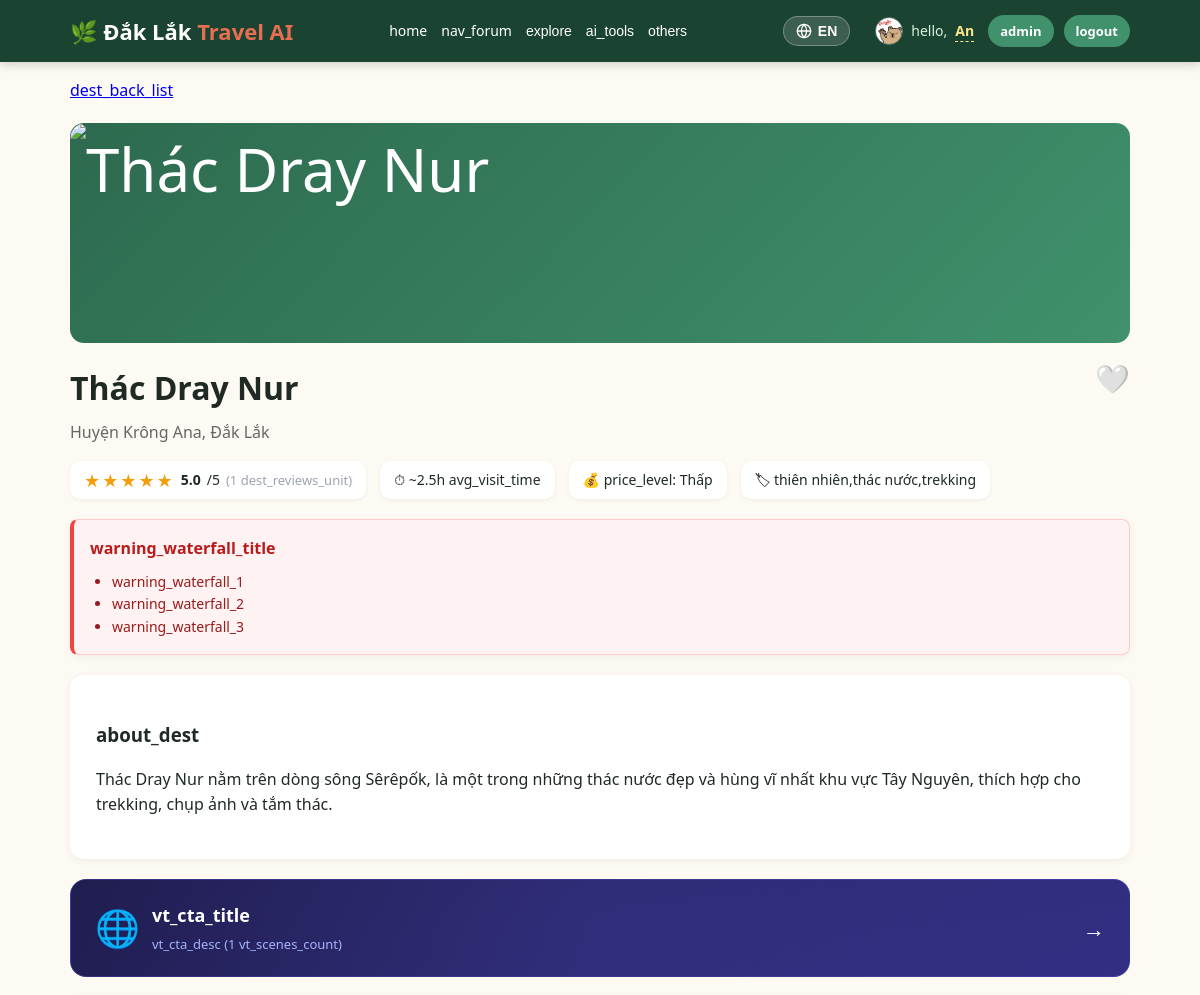
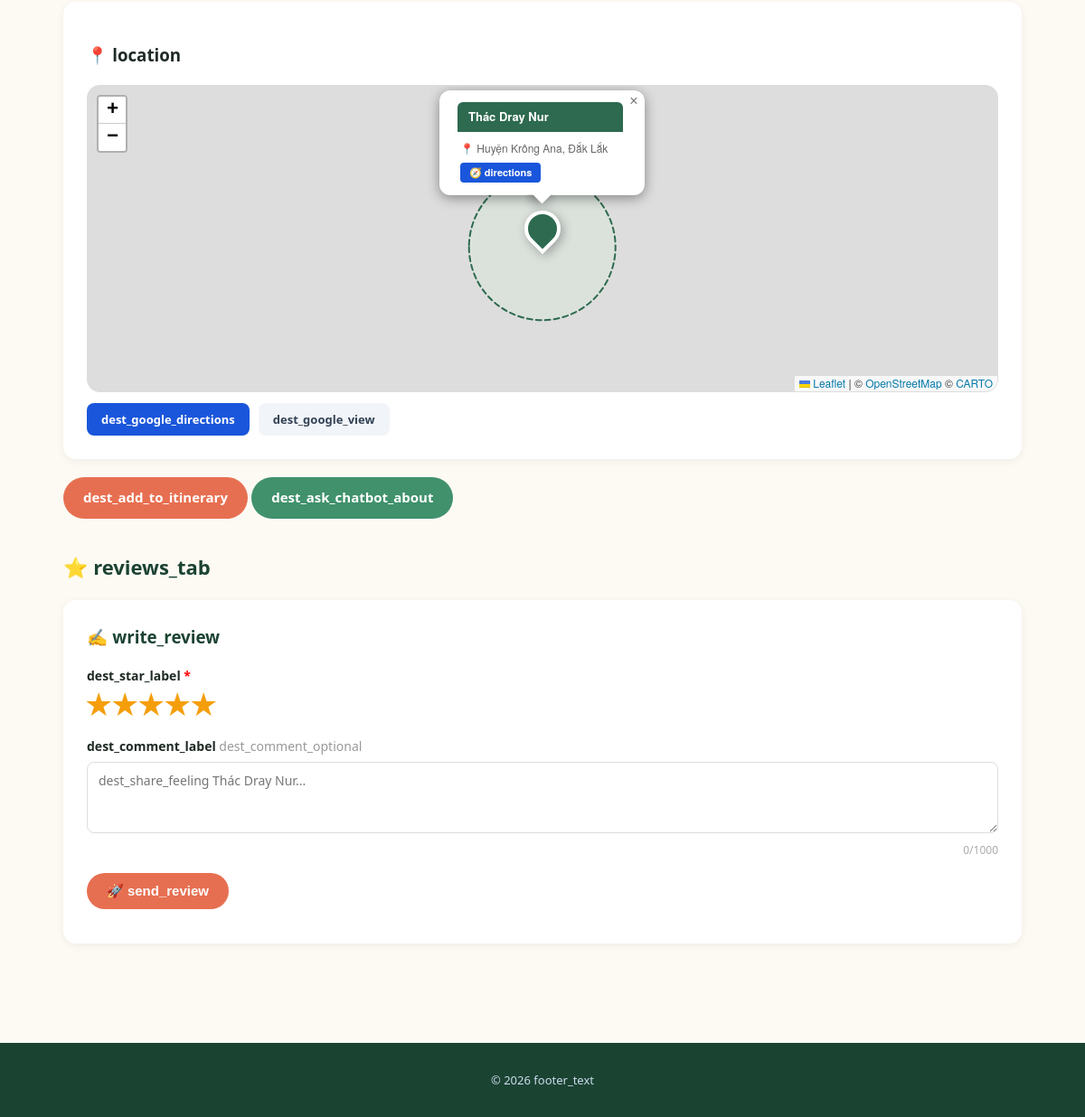
The app's page /destination.php?slug=thac-dray-nur (signed in) with its own data (2 pictures, top to bottom).
### tables this page shows
CREATE TABLE `destinations` (
  `id` int(11) NOT NULL,
  `category_id` int(11) DEFAULT NULL,
  `name` varchar(200) NOT NULL,
  `name_en` varchar(255) DEFAULT NULL,
  `slug` varchar(200) NOT NULL,
  `short_desc` varchar(500) DEFAULT NULL,
  `short_desc_en` text DEFAULT NULL,
  `description` text DEFAULT NULL,
  `description_en` text DEFAULT NULL,
  `address` varchar(255) DEFAULT NULL,
  `image_url` varchar(500) DEFAULT NULL,
  `image_360_url` varchar(500) DEFAULT NULL,
  `avg_visit_hours` decimal(4,1) DEFAULT 2.0,
  `price_level` enum('free','low','medium','high') DEFAULT 'low',
  `rating` decimal(2,1) DEFAULT 4.5,
  `latitude` decimal(10,6) DEFAULT NULL,
  `longitude` decimal(10,6) DEFAULT NULL,
  `virtual_tour_enabled` tinyint(1) NOT NULL DEFAULT 0,
  `virtual_tour_type` varchar(50) DEFAULT 'pannellum',
  `audio_guide_url` varchar(500) DEFAULT NULL,
  `tags` varchar(255) DEFAULT NULL,
  `created_at` timestamp NOT NULL DEFAULT current_timestamp()
);

### includes/functions.php (called while the page is built, shortened)
<?php
require_once __DIR__ . '/../config/db.php';
function __(string $key): string
{
    static $langArr = null;
    if ($langArr === null) {
        $langCode = $_SESSION['lang'] ?? 'vi';
        $langFile = __DIR__ . '/lang_' . $langCode . '.php';
        if (file_exists($langFile)) {
            $langArr = require $langFile;
        } else {
            $langArr = require __DIR__ . '/lang_vi.php';
        }
    }
    return $langArr[$key] ?? $key;
}
function url(string $path): string
{
    return BASE_URL . $path;
}
function e(?string $str): string
{
    return htmlspecialchars($str ?? '', ENT_QUOTES, 'UTF-8');
}
function priceLevelVi(?string $level): string
{
    $isEn = ($_SESSION['lang'] ?? 'vi') === 'en';
    return match(strtolower(trim($level ?? ''))) {
        'free'   => $isEn ? 'Free' : 'Miễn phí',
        'low'    => $isEn ? 'Low' : 'Thấp',
        'medium' => $isEn ? 'Medium' : 'Trung bình',
        'high'   => $isEn ? 'High' : 'Cao',
        default  => $level ?? '',
    };
}
function translateDbRow(array $row, array $fields): array
{
    return $row;
}
function getDestinationBySlug(string $slug): ?array
{
    $db = getDB();
    $stmt = $db->prepare("
        SELECT d.*,
               COALESCE(AVG(r.rating), d.rating)  AS display_rating,
               ROUND(AVG(r.rating), 1)             AS avg_rating,
               COUNT(r.id)                         AS review_count
        FROM destinations d
        LEFT JOIN reviews r ON r.destination_id = d.id
        WHERE d.slug = ?
        GROUP BY d.id
    ");
    $stmt->execute([$slug]);
    $row = $stmt->fetch();
    if ($row) {
        $row = translateDbRow($row, ['name', 'short_desc', 'description']);
    }
    return $row ?: null;
}
function currentUser(): ?array
{
    return $_SESSION['user'] ?? null;
}

### config/db.php (called while the page is built, shortened)
<?php
function getDB(): PDO
{
    static $pdo = null;
    if ($pdo === null) {
        $dsn = "mysql:host=" . DB_HOST . ";dbname=" . DB_NAME . ";charset=" . DB_CHARSET;
        $options = [
            PDO::ATTR_ERRMODE            => PDO::ERRMODE_EXCEPTION,
            PDO::ATTR_DEFAULT_FETCH_MODE => PDO::FETCH_ASSOC,
            PDO::ATTR_EMULATE_PREPARES   => false,
        ];
        try {
            $pdo = new PDO($dsn, DB_USER, DB_PASS, $options);
        } catch (PDOException $e) {
            die('Lỗi kết nối Database: ' . $e->getMessage());
        }
    }
    return $pdo;
}

### public/destination.php (the view, shortened to what this page needs)
<?php
require_once __DIR__ . '/../includes/functions.php';
$slug = $_GET['slug'] ?? '';
$d = getDestinationBySlug($slug);
include __DIR__ . '/../includes/header.php';
?>
<link rel="stylesheet" href="https://unpkg.com/leaflet@1.9.4/dist/leaflet.css" />
<p><a href="<?= url('/public/destinations.php') ?>"><?= __('dest_back_list') ?></a></p>
<div class="detail-hero">
  <?php if (!empty($d['image_url'])): ?>
    <img src="<?= e($d['image_url']) ?>" alt="<?= e($d['name']) ?>"
      style="width:100%;height:100%;object-fit:cover;border-radius:16px;">
  <?php else: ?>
    🌄
  <?php endif; ?>
</div>
<?php
$user = currentUser();
$isSaved = false;
if ($user) {
    $stmt = getDB()->prepare("SELECT id FROM wishlists WHERE user_id = ? AND destination_id = ?");
    $stmt->execute([$user['id'], $d['id']]);
    $isSaved = (bool)$stmt->fetch();
}
?>
<div style="display:flex; justify-content:space-between; align-items:flex-start; gap:20px;">
  <h1 style="margin:0;"><?= e($d['name']) ?></h1>
  <button id="wishlistBtn" onclick="toggleWishlist(<?= (int)$d['id'] ?>)"
          style="background:none; border:none; cursor:pointer; font-size:28px; padding:0; line-height:1.2; transition: transform 0.2s, color 0.2s; color: <?= $isSaved ? '#ef4444' : '#ccc' ?>;"
          title="<?= $isSaved ? __('remove_wishlist') : __('save_wishlist') ?>">
    <?= $isSaved ? '❤️' : '🤍' ?>
  </button>
</div>
<p style="color:#666; margin-top:8px;"><?= e($d['address']) ?></p>
<?php
$avgRating    = ($d['avg_rating'] !== null) ? (float)$d['avg_rating'] : null;
$reviewCount  = (int)($d['review_count'] ?? 0);
$fullStars    = $avgRating !== null ? (int) round($avgRating) : 0;
$starsHtml    = $avgRating !== null
    ? str_repeat('★', $fullStars) . str_repeat('☆', 5 - $fullStars)
    : '☆☆☆☆☆';
?>
<div class="meta-row">
  <div class="meta-item meta-rating">
    <?php if ($avgRating !== null): ?>
      <span class="meta-stars"><?= $starsHtml ?></span>
      <strong><?= number_format($avgRating, 1) ?></strong>/5
      <span class="meta-rev-count">(<?= $reviewCount ?> <?= __('dest_reviews_unit') ?>)</span>
    <?php else: ?>
      <span class="meta-stars-empty">☆☆☆☆☆</span>
      <span style="color:#aaa;font-size:13px;"><?= __('dest_no_reviews_yet') ?></span>
    <?php endif; ?>
  </div>
  <div class="meta-item">⏱ ~<?= e((string) $d['avg_visit_hours']) ?>h <?= __('avg_visit_time') ?></div>
  <div class="meta-item">💰 <?= __('price_level') ?>: <?= e(priceLevelVi($d['price_level'])) ?></div>
  <?php if ($d['tags']): ?>
    <div class="meta-item">🏷 <?= e($d['tags']) ?></div>
  <?php endif; ?>
</div>
<?php
$warningHtml = '';
switch ((int)$d['category_id']) {
    case 1:
        $warningHtml = '<div style="background:#fef2f2; border:1px solid #fecaca; border-left:4px solid #ef4444; padding:16px; border-radius:8px; margin:20px 0; box-shadow: 0 2px 8px rgba(0,0,0,0.05);">
            <strong style="color:#b91c1c; display:flex; align-items:center; gap:6px;">' . __('warning_waterfall_title') . '</strong>
            <ul style="margin:10px 0 0; padding-left:22px; color:#991b1b; font-size:14px; line-height:1.6;">
                <li>' . __('warning_waterfall_1') . '</li>
                <li>' . __('warning_waterfall_2') . '</li>
                <li>' . __('warning_waterfall_3') . '</li>
            </ul>
        </div>';
        break;
}
echo $warningHtml;
?>
<div class="form-box">
  <h3><?= __('about_dest') ?></h3>
  <p><?= nl2br(e($d['description'])) ?></p>
</div>
<?php
if (!empty($d['virtual_tour_enabled'])):
    $vtStmt = getDB()->prepare("SELECT COUNT(*) FROM virtual_tour_scenes WHERE destination_id = ?");
    $vtStmt->execute([$d['id']]);
    $vtSceneCount = (int)$vtStmt->fetchColumn();
    if ($vtSceneCount > 0):
?>
<a href="<?= url('/public/virtual-tour.php?id=' . (int)$d['id']) ?>" class="vt-tour-cta" id="vt-tour-cta">
  <div class="vt-tour-cta-icon">🌐</div>
  <div class="vt-tour-cta-content">
    <h3><?= __('vt_cta_title') ?></h3>
    <p><?= __('vt_cta_desc') ?> (<?= $vtSceneCount ?> <?= __('vt_scenes_count') ?>)</p>
  </div>
  <div class="vt-tour-cta-arrow">→</div>
</a>
<?php
    endif;
endif;
?>
<?php if (!empty($d['latitude']) && !empty($d['longitude'])): ?>
<div class="form-box">
  <h3>📍 <?= __('location') ?></h3>
  <div id="destination-map" style="height:340px; border-radius:var(--radius); border:1px solid #ddd; z-index:1; margin-bottom:12px;"></div>
  <div style="display:flex;gap:10px;flex-wrap:wrap;">
    <a href="https://www.google.com/maps/dir/?api=1&destination=<?= (float)$d['latitude'] ?>,<?= (float)$d['longitude'] ?>" target="_blank"
       style="display:inline-flex;align-items:center;gap:6px;background:#1a56db;color:white;padding:8px 16px;border-radius:8px;text-decoration:none;font-size:13px;font-weight:600;">
      <?= __('dest_google_directions') ?>
    </a>
    <a href="https://www.google.com/maps?q=<?= (float)$d['latitude'] ?>,<?= (float)$d['longitude'] ?>" target="_blank"
       style="display:inline-flex;align-items:center;gap:6px;background:#f1f5f9;color:#334155;padding:8px 16px;border-radius:8px;text-decoration:none;font-size:13px;font-weight:600;">
      <?= __('dest_google_view') ?>
    </a>
  </div>
</div>
<?php endif; ?>
<div class="cta">
  <a href="<?= url('/public/itinerary.php') ?>?prefill=<?= e($d['slug']) ?>" class="btn"><?= __('dest_add_to_itinerary') ?></a>
  <a href="<?= url('/public/chatbot.php') ?>?ask=<?= urlencode(__('dest_ask_chatbot_prefix') . ' ' . $d['name']) ?>"
    class="btn secondary"><?= __('dest_ask_chatbot_about') ?></a>
</div>
<div class="dest-review-header">
  <h2>⭐ <?= __('reviews_tab') ?></h2>
</div>
<?php $user = currentUser(); ?>
<?php if ($user): ?>
<div class="form-box" id="destReviewFormBox">
  <h3 style="margin-top:0; color:var(--green-900);">✍️ <?= __('write_review') ?></h3>
  <form id="destReviewForm">
    <div class="form-group">
      <label><?= __('dest_star_label') ?> <span style="color:red">*</span></label>
      <div class="star-rating-input">
        <?php for ($i = 5; $i >= 1; $i--): ?>
        <label for="dstar<?= $i ?>" title="<?= $i ?> <?= __('star_label') ?>">★</label>
        <?php endfor; ?>
      </div>
    </div>
    <div class="form-group">
      <label for="destComment"><?= __('dest_comment_label') ?> <span style="font-weight:400;color:#999;"><?= __('dest_comment_optional') ?></span></label>
      <textarea id="destComment" name="comment" rows="3"
        placeholder="<?= __('dest_share_feeling') ?> <?= e($d['name']) ?>..."
        style="resize:vertical;font-family:inherit;"></textarea>
      <div style="text-align:right;font-size:12px;color:#aaa;margin-top:3px;">
        <span id="destCharCount">0</span>/1000
      </div>
    </div>
    <button type="submit" class="btn" id="destSubmitBtn">🚀 <?= __('send_review') ?></button>
  </form>
</div>
<?php else: ?>
<div class="form-box" style="text-align:center;padding:28px;">
  <p style="color:#666;margin:0 0 14px;">🔐 <a href="<?= url('/public/login.php') ?>"><?= __('login') ?></a> <?= mb_strtolower(__('login_to_review')) ?>.</p>
</div>
<?php endif; ?>
<?php include __DIR__ . '/../includes/footer.php'; ?>

### assets/css/style.css (style rules this page uses)
:root { --green-900: #1b4332; --green-700: #2d6a4f; --green-500: #40916c; --green-100: #d8f3dc; --orange-500: #e76f51; --cream: #fdfaf4; --text-dark: #1f2a24; --radius: 14px; }
* { box-sizing: border-box; }
body { margin: 0; font-family: 'Segoe UI', Roboto, Arial, sans-serif; background: var(--cream); color: var(--text-dark); line-height: 1.55; }
.btn { display: inline-block; background: var(--orange-500); color: white; padding: 11px 22px; border-radius: 30px; text-decoration: none; font-weight: 600; border: none; cursor: pointer; font-size: 15px; }
.btn.secondary { background: var(--green-500); }
.detail-hero { height: 220px; border-radius: var(--radius); background: linear-gradient(135deg, var(--green-700), var(--green-500)); color: white; display: flex; align-items: center; justify-content: center; font-size: 60px; margin: 20px 0; }
.meta-row { display: flex; gap: 14px; flex-wrap: wrap; margin: 14px 0; }
.meta-item { background: white; padding: 8px 14px; border-radius: 10px; font-size: 14px; box-shadow: 0 1px 4px rgba(0, 0, 0, .06); }
.form-box { background: white; border-radius: var(--radius); padding: 26px; box-shadow: 0 2px 10px rgba(0, 0, 0, .06); margin: 20px 0; }
.form-group { margin-bottom: 16px; }
.form-group label { display: block; margin-bottom: 6px; font-weight: 600; font-size: 14px; }
.form-group input, .form-group select, .form-group textarea { width: 100%; padding: 10px 12px; border: 1px solid #ddd; border-radius: 8px; font-size: 14px; font-family: inherit; }

### public/destination.php (style rules this page uses)
.meta-rating { display: flex; align-items: center; gap: 6px; flex-wrap: wrap; }
.meta-stars { color: #f59e0b; font-size: 18px; letter-spacing: 2px; line-height: 1; }
.meta-rev-count { color: #9ca3af; font-size: 13px; font-weight: 400; }
.vt-tour-cta { display: flex; align-items: center; gap: 12px; background: linear-gradient(135deg, #1e1b4b, #312e81); border: 1px solid rgba(99,102,241,0.3); border-radius: 16px; padding: 20px 24px; margin: 20px 0; cursor: pointer; text-decoration: none; color: #fff; transition: all 0.3s; position: relative; overflow: hidden; }
.vt-tour-cta::before { content: ''; position: absolute; top: -50%; left: -50%; width: 200%; height: 200%; background: radial-gradient(circle, rgba(99,102,241,0.15) 0%, transparent 60%); animation: vtCtaGlow 4s ease-in-out infinite; }
.vt-tour-cta-icon { font-size: 36px; flex-shrink: 0; position: relative; z-index: 1; }
.vt-tour-cta-content { position: relative; z-index: 1; }
.vt-tour-cta-content h3 { margin: 0 0 4px; font-size: 18px; font-weight: 700; }
.vt-tour-cta-content p { margin: 0; font-size: 13px; color: #a5b4fc; }
.vt-tour-cta-arrow { margin-left: auto; font-size: 22px; position: relative; z-index: 1; transition: transform 0.2s; }
.dest-review-header { display: flex; align-items: center; justify-content: space-between; flex-wrap: wrap; gap: 12px; margin: 36px 0 8px; }
.dest-review-header h2 { margin: 0; font-size: 22px; color: var(--green-900); }
.star-rating-input { display: flex; flex-direction: row-reverse; justify-content: flex-end; gap: 4px; margin: 6px 0 14px; }
.star-rating-input label { font-size: 30px; color: #ddd; cursor: pointer; transition: color .15s, transform .1s; line-height: 1; }
.star-rating-input label:hover, .star-rating-input label:hover ~ label, .star-rating-input input:checked ~ label { color: #f59e0b; transform: scale(1.1); }
.star-rating-input { display:flex; flex-direction:row-reverse; justify-content:flex-end; gap:4px; margin:6px 0 14px; }
.star-rating-input label { font-size:28px; color:#ddd; cursor:pointer; transition:color .15s,transform .1s; line-height:1; }
.star-rating-input label:hover, .star-rating-input label:hover ~ label, .star-rating-input input:checked ~ label { color:#f59e0b; transform:scale(1.1); }

### records on screen
destinations: name "Thác Dray Nur", address "Huyện Krông Ana, Đắk Lắk", avg_visit_hours "2.5", price_level "Thấp", tags "thiên nhiên,thác nước,trekking", description "Thác Dray Nur nằm trên dòng sông Sêrêpốk, là một trong những thác nước đẹp và hùng vĩ nhất khu vực Tây Nguyên, thích hợp cho trekking, chụp ảnh và tắm thác.", comment "dest_share_feeling Thác Dray Nur..."

### other values on screen
__('home') "home"
__('nav_forum') "nav_forum"
__('explore') "explore"
__('ai_tools') "ai_tools"
__('others') "others"
__('hello') "hello"
$__u['full_name'] "An"
__('admin') "admin"
__('logout') "logout"
__('dest_back_list') "dest_back_list"
$starsHtml "★★★★★"
$avgRating "5.0"
$reviewCount "1"
__('dest_reviews_unit') "dest_reviews_unit"
__('avg_visit_time') "avg_visit_time"
